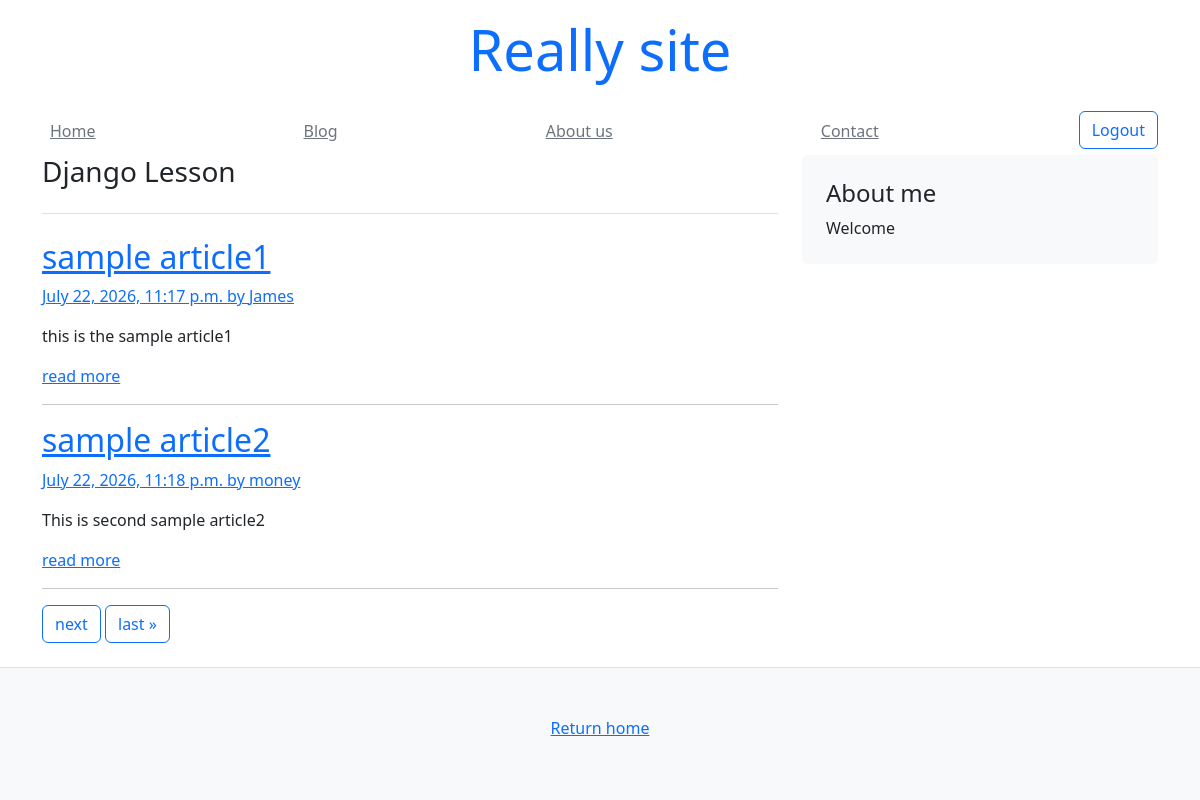
Screenshot of /blog/ with the database file from the repository.
### blog/models.py (models this page shows)
class Article(models.Model):
    title = models.CharField(default="", max_length=255)
    text = models.TextField(default="", max_length=1024)
    author = models.CharField(default="", max_length=255)
    created_at = models.DateTimeField(auto_now_add=True)
    updated_at = models.DateTimeField(auto_now=True)

### blog/views.py (the view)
# urls.py: path('', views.index),
def index(request):
    objs = Article.objects.all()
    paginator = Paginator(objs, 2)
    page_number = request.GET.get("page")
    context = {
        "page_obj": paginator.get_page(page_number),
        "page_number": page_number,
    }
    return render(request, "blog/blogs.html", context=context)

### templates/blog/blogs.html
{% extends "mysite/base.html" %}
{% block content %}
    <main class="container">
        <div class="row">
            <div class="col-md-8">
                <h3 class="pb-4 mb-4 font-italic border-bottom">Django Lesson</h3>
                {% for obj in page_obj %}
                    <div class="blog-post">
                        <a href="/blog/{{ obj.id }}">
                            <h2 class="blog-post-title">{{ obj.title }}</h2>
                            <p class="blog-post-meta">{{ obj.created_at }} by <a href="#">{{ obj.author }}</a></p>
                            <p>{{ obj.text }}</p>
                            <a href="#" class="">read more</a>
                        </a>
                    </div>
                    <hr>
                {% endfor %}
                {% include "mysite/snippets/pagination.html" %}
            </div>
            {% include "mysite/snippets/asidebar.html" %}
        </div>
    </main>
{% endblock content %}

### rows the page displays
Article: title "sample article1", created_at "July 22, 2026, 11:17 p.m.", author "James", text "this is the sample article1"
Article: title "sample article2", created_at "July 22, 2026, 11:18 p.m.", author "money", text "This is second sample article2"
